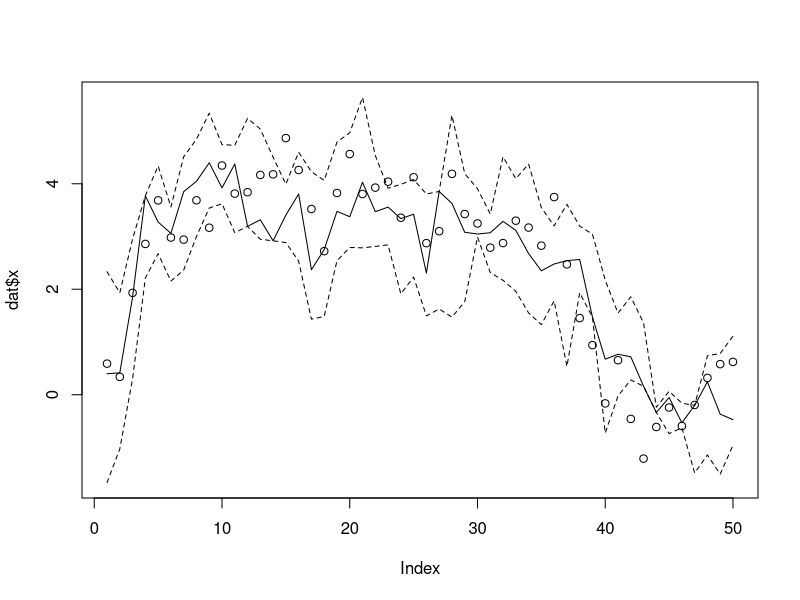
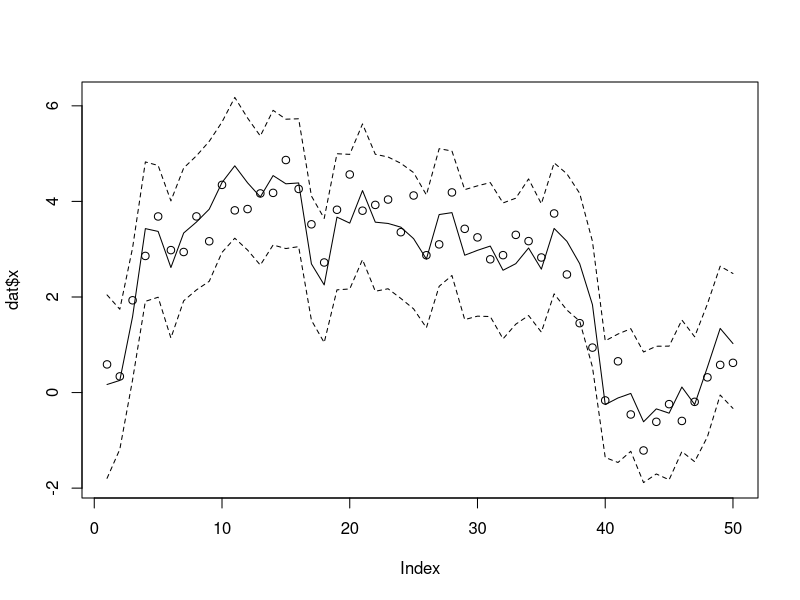
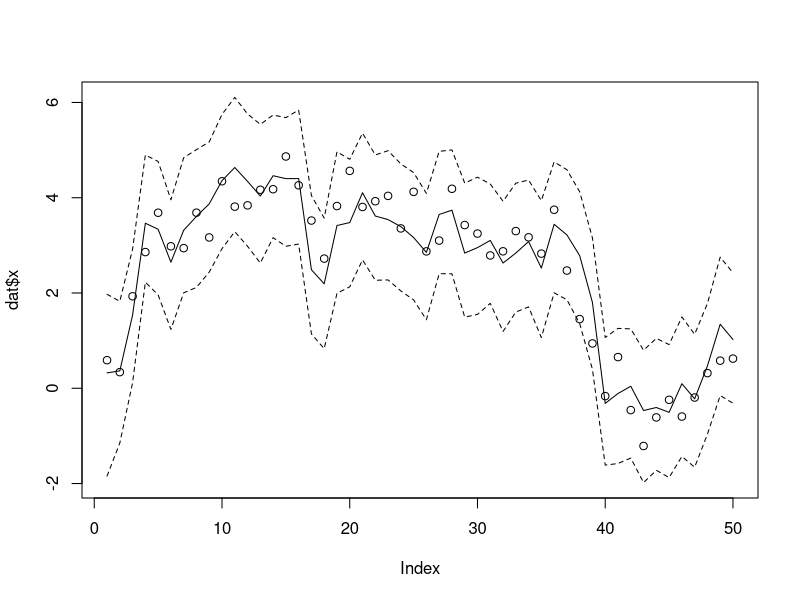

Write R code to recreate these figures, in order.
## ---- chunk 1
dlmSim <- function(n, sigma, tau, x0) {
  x    <- rep(0, n)
  y    <- rep(0, n)
  x[1] <- rnorm(1, x0,   tau)
  y[1] <- rnorm(1, x[1], sigma)
  for (t in 2:n) { # loop for clarity; could be vectorized
    x[t] <- rnorm(1, x[t-1], tau)
    y[t] <- rnorm(1, x[t],   sigma)
  }
  data.frame(y = y, x = x) # save x for comparison purpose
}
## ---- chunk 2
n <- 50
tau <- sqrt(0.5); sigma <- sqrt(2) * tau
set.seed(123456)
dat <- dlmSim(n, sigma, tau, 0)
## ---- chunk 3
dlmSIS <- function(y, sigma, tau, m0, s0, N) {
  xseq <- matrix(0, n, N)
  x <- rnorm(N, m0, s0)
  w <- rep(1/N, N)
  for (t in 1:n) {
    x <- rnorm(N, x, tau)
    w <- w * dnorm(y[t], x, sigma)
    xseq[t, ] <- x <- sample(x, size = N, replace = TRUE, prob = w)
  }
  xseq
}
## ---- chunk 4
xseq <- dlmSIS(dat$y, sigma, tau, 0, 10, 1000)
summary(apply(xseq, 1, function(x) length(unique(x))))

plotDlmPf <- function(xseq) {
  lower <- apply(xseq, 1, quantile, prob = 0.025)
  upper <- apply(xseq, 1, quantile, prob = 0.975)
  med <- apply(xseq, 1, median)
  plot(dat$x, type = "n", ylim = range(c(dat$x, lower, upper)))
  points(dat$x)
  lines(med, lty = 1)
  lines(lower, lty = 2)
  lines(upper, lty = 2)
}
plotDlmPf(xseq)
## ---- chunk 5
dlmSISR <- function(y, sigma, tau, m0, s0, N) {
  xseq <- matrix(0, n, N)
  x <- rnorm(N, m0, s0)
  for (t in 1:n) {
    x <- rnorm(N, x, tau)
    w <- dnorm(y[t], x, sigma)
    xseq[t, ] <- x <- sample(x, size = N, replace = TRUE, prob = w)
  }
  xseq
}
## ---- chunk 6
xseq <- dlmSISR(dat$y, sigma, tau, 0, 10, 1000)
summary(apply(xseq, 1, function(x) length(unique(x))))
plotDlmPf(xseq)
## ---- chunk 7
dlmAPF <- function(y, sigma, tau, m0, s0, N) {
  xseq <- matrix(0, n, N)
  x <- rnorm(N, m0, s0)
  for (t in 1:n) {
    w0 <- dnorm(y[t], x, sigma)
    tilx <- sample(x, size = N, replace = TRUE, prob = w0)
    x <- rnorm(N, tilx, tau)
    w <- dnorm(y[t], x, sigma) / dnorm(y[t], tilx, sigma)
    xseq[t, ] <- x <- sample(x, size = N, replace = TRUE, prob = w)
  }
  xseq
}

xseq <- dlmAPF(dat$y, sigma, tau, 0, 10, 1000)
summary(apply(xseq, 1, function(x) length(unique(x))))
plotDlmPf(xseq)
## ---- chunk 8
isAppr <- function(n, h, df, dg, rg, ...) {
  x <- rg(n, ...)
  mean( h(x) * df(x) / dg(x, ...) )
}

alpha <- 3
h <- function(x) x^alpha
beta <- 2
df <- function(x) dexp(x, rate = 1 / beta)

mySummary <- function(nrep, n, h, df, dg, rg) {
##    browser()
    sim <- replicate(nrep, isAppr(n, h, df, dg, rg))
    c(mean = mean(sim), sd = sd(sim))
}

sapply(1:6, 
       function(shp) {
           rg <- function(n) rgamma(n, shape = shp, scale = beta)
           dg <- function(x) dgamma(x, shape = shp, scale = beta)
           mySummary(100, 1000, h, df, dg, rg)
       })
## ---- chunk 9
rBM <- function(n, tgrid, sigma) {
    tt <- c(0, tgrid)
    dt <- diff(tt)
    nt <- length(tgrid)
    dw <- matrix(rnorm(n * nt, sd = sigma * sqrt(dt)), n, nt, byrow = TRUE)
    t(apply(dw, 1, cumsum))
}
## ---- chunk 10
callValLognorm <- function(S0, K, mu, sigma) {
    d <- (log(S0 / K) + mu + sigma^2) / sigma
    S0 * exp(mu + 0.5 * sigma^2) * pnorm(d) - K * pnorm(d - sigma)
}
## ---- chunk 11
optValueAppr <- function(n, r = 0.05, sigma = 0.3, S0 = 50, K = 50,
                         tgrid = seq(0, .25, length = 14)[-1]) {
    wt <- rBM(n, tgrid, sigma)
    ## payoff of call option on arithmetic average
    nt <- length(tgrid)
    TT <- tgrid[nt]
    St <- S0 * exp((r - sigma^2 / 2) * matrix(tgrid, n, nt, byrow = TRUE) + wt)
    pAri <- pmax(rowMeans(St) - K, 0)
    vAri <- mean(pAri) 
    ## underlying asset price
    ST <- St[, nt]
    vAs <- vAri - cov(ST, pAri) / var(ST) * (mean(ST) - exp(r * TT) * S0)
    ## value of standard option
    pStd <- pmax(ST - K, 0)
    pStdTrue <- callValLognorm(S0, K, (r - 0.5 * sigma^2) * TT,
                               sigma * sqrt(TT))
    vStd <-  vAri - cov(pStd, pAri) / var(pStd) * (mean(pStd) - pStdTrue)
    ## payoff of call option on geometric average
    pGeo <- pmax(exp(rowMeans(log(St))) - K, 0)
    tbar <- mean(tgrid)
    sBar2 <- sigma^2 / nt^2 / tbar * sum( (2 * seq(nt) - 1) * rev(tgrid) )
    pGeoTrue <- callValLognorm(S0, K, (r - 0.5 * sigma^2) * tbar,
                               sqrt(sBar2 * tbar))
    vGeo <- vAri - cov(pGeo, pAri) / var(pGeo) * (mean(pGeo) - pGeoTrue)
    ## sim <- data.frame(pAri, ST, pStd, pGeo)
    ## result
    c(vAri, vAs, vStd, vGeo) * exp(-r * TT)
}
## ---- chunk 12
sim <- replicate(200, optValueAppr(500))
apply(sim, 1, mean)
apply(sim, 1, sd)
